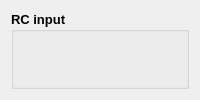
      <widget class="QWidget" name="RcPage">
       <layout class="QGridLayout" name="gridLayout_7">
        <item row="0" column="0">
         <widget class="QGroupBox" name="groupBox_3">
          <property name="font">
           <font>
            <pointsize>10</pointsize>
            <weight>75</weight>
            <bold>true</bold>
           </font>
          </property>
          <property name="title">
           <string>RC input</string>
          </property>
          <widget class="QProgressBar" name="progressBarPitch">
           <property name="geometry">
            <rect>
             <x>380</x>
             <y>100</y>
             <width>41</width>
             <height>201</height>
            </rect>
           </property>
           <property name="minimumSize">
            <size>
             <width>41</width>
             <height>201</height>
            </size>
           </property>
           <property name="minimum">
            <number>990</number>
           </property>
           <property name="maximum">
            <number>2010</number>
           </property>
           <property name="value">
            <number>989</number>
           </property>
           <property name="orientation">
            <enum>Qt::Vertical</enum>
           </property>
           <property name="invertedAppearance">
            <bool>false</bool>
           </property>
           <property name="textDirection">
            <enum>QProgressBar::BottomToTop</enum>
           </property>
          </widget>
          <widget class="QProgressBar" name="progressBarThrotte">
           <property name="geometry">
            <rect>
             <x>100</x>
             <y>90</y>
             <width>41</width>
             <height>201</height>
            </rect>
           </property>
           <property name="minimumSize">
            <size>
             <width>41</width>
             <height>201</height>
            </size>
           </property>
           <property name="minimum">
            <number>990</number>
           </property>
           <property name="maximum">
            <number>2010</number>
           </property>
           <property name="value">
            <number>989</number>
           </property>
           <property name="orientation">
            <enum>Qt::Vertical</enum>
           </property>
           <property name="invertedAppearance">
            <bool>false</bool>
           </property>
           <property name="textDirection">
            <enum>QProgressBar::BottomToTop</enum>
           </property>
          </widget>
          <widget class="QProgressBar" name="progressBarYaw">
           <property name="geometry">
            <rect>
             <x>11</x>
             <y>375</y>
             <width>221</width>
             <height>31</height>
            </rect>
           </property>
           <property name="minimumSize">
            <size>
             <width>221</width>
             <height>31</height>
            </size>
           </property>
           <property name="minimum">
            <number>990</number>
           </property>
           <property name="maximum">
            <number>2010</number>
           </property>
           <property name="value">
            <number>989</number>
           </property>
           <property name="textVisible">
            <bool>false</bool>
           </property>
          </widget>
          <widget class="QProgressBar" name="progressBarRoll">
           <property name="geometry">
            <rect>
             <x>284</x>
             <y>375</y>
             <width>221</width>
             <height>31</height>
            </rect>
           </property>
           <property name="minimumSize">
            <size>
             <width>221</width>
             <height>31</height>
            </size>
           </property>
           <property name="minimum">
            <number>990</number>
           </property>
           <property name="maximum">
            <number>2010</number>
           </property>
           <property name="value">
            <number>989</number>
           </property>
           <property name="textVisible">
            <bool>false</bool>
           </property>
          </widget>
         </widget>
        </item>
       </layout>
      </widget>
